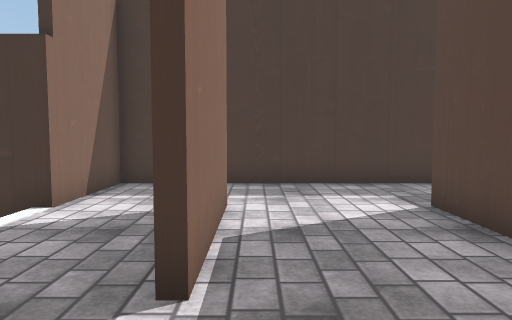
View 1 (above)

14 first-person views from a walk through a Unity game level. The camera is 1.3 m above the floor, tilts 4° down and sees 70° across. The floor is counted in squares, 1 m on a side. Each view is taken from the middle of a square. On the plan, view 1 faces up. The plan holds only what a view shows up to about 15 squares ahead; the rest is blank. The player is left out. Some surface patterns are stand-ins.

View 2
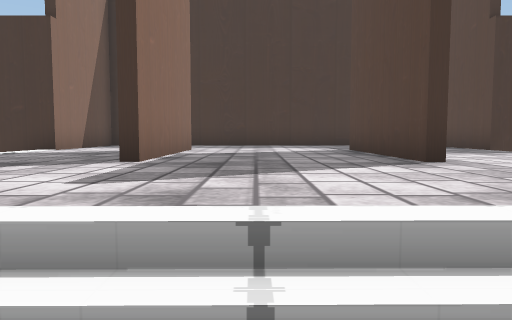

View 3
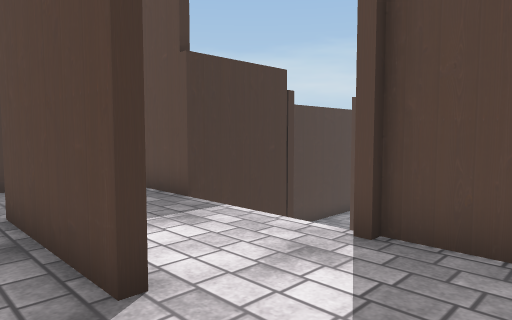

View 4
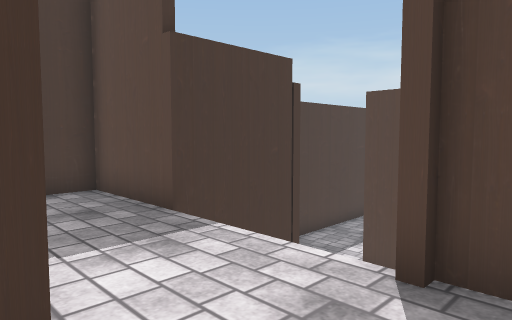

View 5
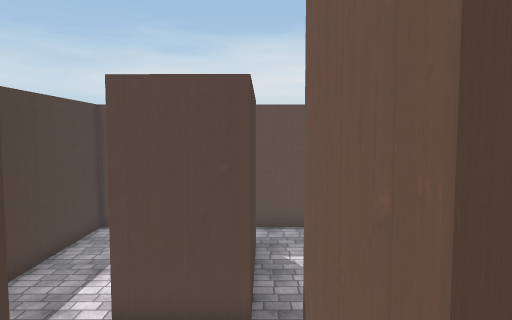

View 6
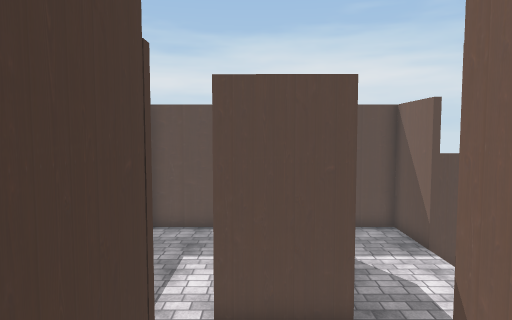

View 7
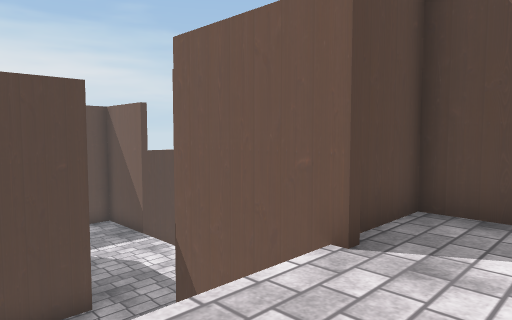

View 8
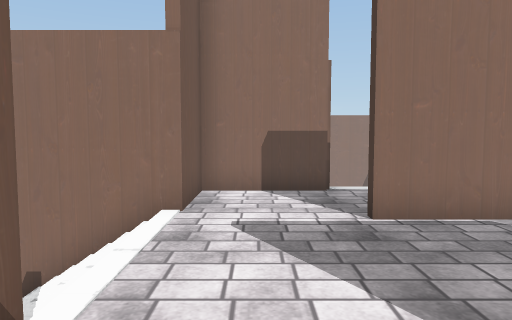

View 9
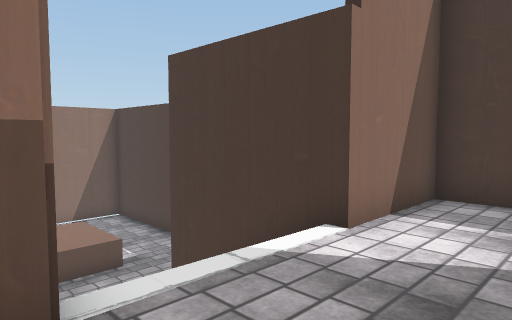

View 10
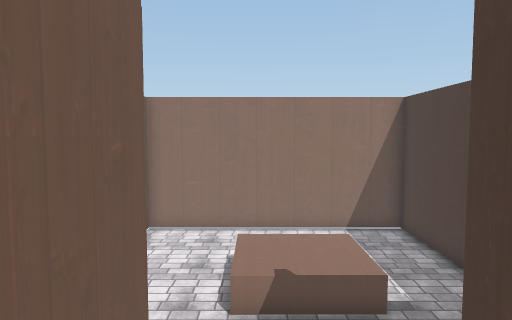

View 11
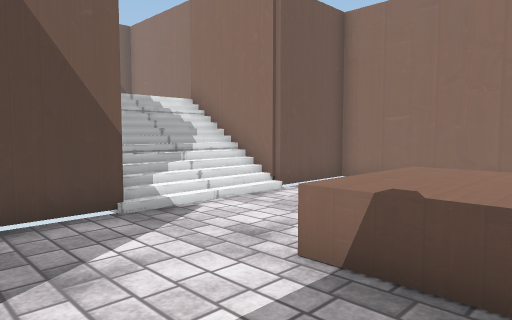

View 12
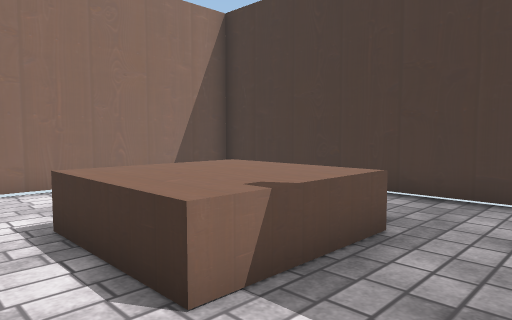

View 13
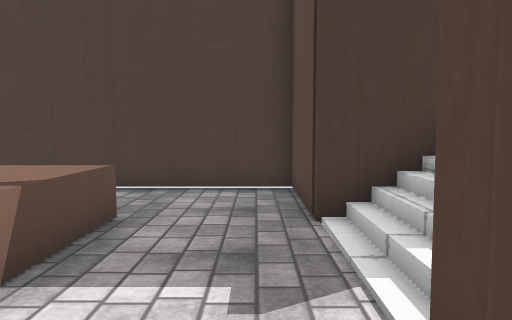

View 14
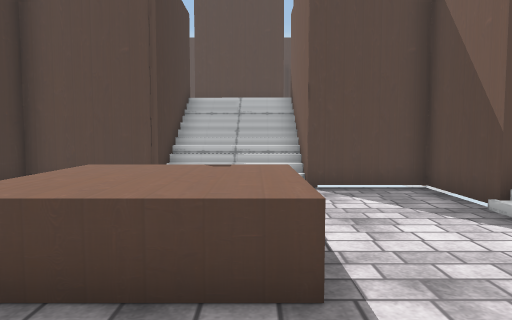

### Floor plan
Key: @ floor where view 1 was taken; # wall or solid block; . main floor; : floor 2.5 m higher than the main floor; / step, stairs or slope; ^ raised ledge.
Columns run from 18 left of view 1 to 20 right of it. Each row starts with its distance up from view 1.
 10 ###########   ############
  9 #.........#   #::::::::::#      #######
  8 #.........#   #::::::::::#    ........#
  7 #.........#####::::::::::#### ........#
  6 #. .^^^^...////::#:::#:::///  #
  5 #. .^^^^...////::#:::#:::     #
  4 #...^^^^...////::#:::#:::     #
  3 #.........#####::#:::#:::    .##### ..#
  2 #.........#   #::::::::::####.........#
  1 #.........#   #::::::::::#   .........#
  0 ####////###   ###:@::/####     .......#
 -1    #///##       ##////           //####
 -2    #///          #//               #
 -3    #///          #
 -4    #

Positions as (right, up) in squares from view 1, and headings:
1: (0, 0), facing up
2: (1, -2), facing up
3: (2, 0), facing up-right
4: (3, 1), facing up-right
5: (5, 3), facing right
6: (5, 5), facing right
7: (4, 6), facing down-right
8: (5, 1), facing left
9: (-1, 2), facing up-left
10: (-4, 4), facing left
11: (-8, 6), facing down-left
12: (-9, 2), facing up-left
13: (-9, 1), facing up
14: (-17, 4), facing right
